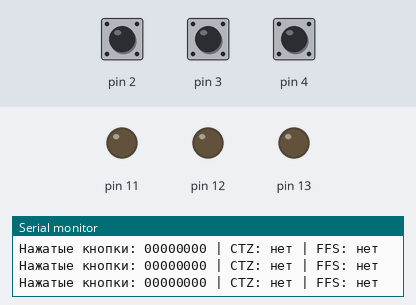
A sketch run on a simulated Arduino Uno, built with avr-gcc and run on an emulated ATmega328P. Parts: output pins drawn as LEDs (lit = HIGH), the last lines printed to the serial monitor. The test bench sets the inputs (shaded band); at power-on: pin 2 HIGH, pin 3 HIGH, pin 4 HIGH.

Above: at 1.8 s.
1.9 s: pin 2 pulled LOW for 0.6 s
At 2.4 s:
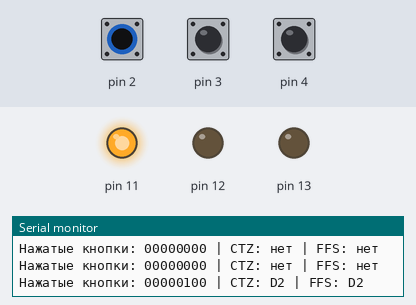
4.0 s: pin 3 pulled LOW for 0.6 s
At 4.8 s:
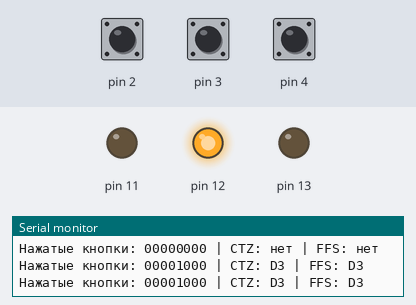
6.5 s: pin 4 pulled LOW for 0.6 s
At 7.2 s:
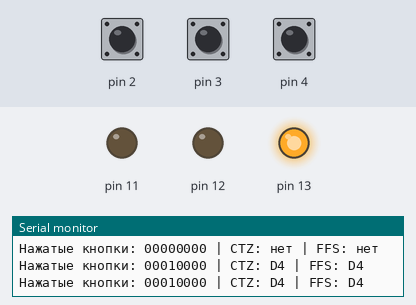
9.0 s: pin 4 pulled LOW for 3.2 s
At 13.6 s:
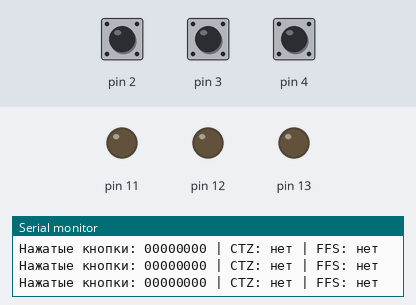
14.0 s: pin 2 pulled LOW for 3.2 s
At 14.9 s:
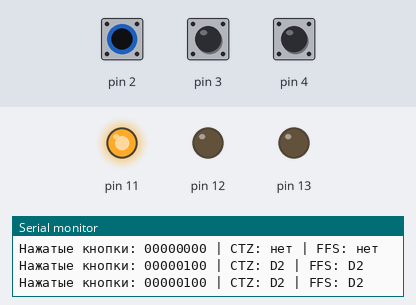
19.0 s: pin 2 driven LOW and pin 3 driven LOW
At 20.5 s:
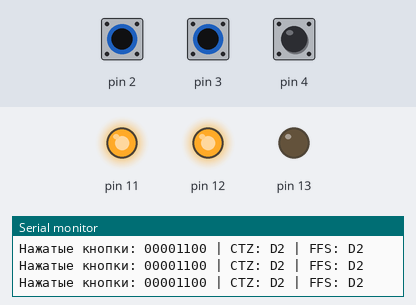
Timing chart, 0 to 21.5 s (numbered marks = the images above; inputs shaded):
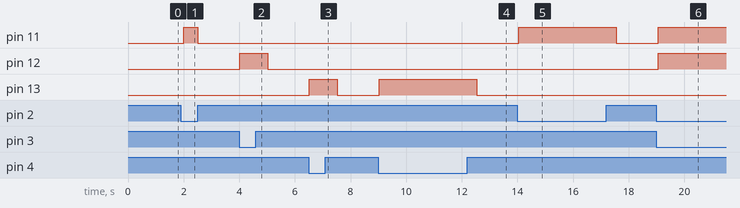

The sketch:

task_2.5.1.ino
```cpp
const uint8_t BUTTON_MASK = (1 << PD2) | (1 << PD3) | (1 << PD4);
const uint8_t LED_MASK = (1 << PB3) | (1 << PB4) | (1 << PB5);

int findFirstSetBitCTZ(uint8_t value) {
  if (value == 0) return -1;
  return __builtin_ctz(value);
}

int findFirstSetBitFFS(uint8_t value) {
  int result = __builtin_ffs(value);  // Индекс с 1
  return result > 0 ? result - 1 : -1;  // Индекс с 0
}

void setup() {
  DDRB = 0b00111000;
  DDRD = 0b00000000;
  PORTD = 0b00011100;
  PORTB = 0b00000000;
  Serial.begin(9600);
}

void loop() {
  uint8_t val = PIND;
  uint8_t pressed_buttons = ~val & BUTTON_MASK;
  uint8_t led_states = pressed_buttons << 1;

  PORTB = (PORTB & ~LED_MASK) | (led_states & LED_MASK);

  int firstBitCTZ = findFirstSetBitCTZ(pressed_buttons);
  int firstBitFFS = findFirstSetBitFFS(pressed_buttons);

  Serial.print("Нажатые кнопки: ");
  for (int i = 7; i >= 0; i--) Serial.print((pressed_buttons >> i) & 1);
  Serial.print(" | CTZ: ");
  if (firstBitCTZ != -1) Serial.print("D" + String(firstBitCTZ));
  else Serial.print("нет");
  Serial.print(" | FFS: ");
  if (firstBitFFS != -1) Serial.print("D" + String(firstBitFFS));
  else Serial.print("нет");
  Serial.println();

  delay(500);
}
```

Measured:
- after the input at 1.9 s, pin 11: LOW → HIGH after 0.11 s, → LOW 0.50 s later
- after the input at 4.0 s, pin 12: LOW → HIGH at once, → LOW 1.0 s later
- after the input at 6.5 s, pin 13: LOW → HIGH at once, → LOW 1.0 s later
- after the input at 9.0 s, pin 13: LOW → HIGH at once, → LOW 3.5 s later
- after the input at 14.0 s, pin 11: LOW → HIGH after 0.05 s, → LOW 3.5 s later
- after the input at 19.0 s, pin 11, pin 12: LOW → HIGH after 0.06 s
